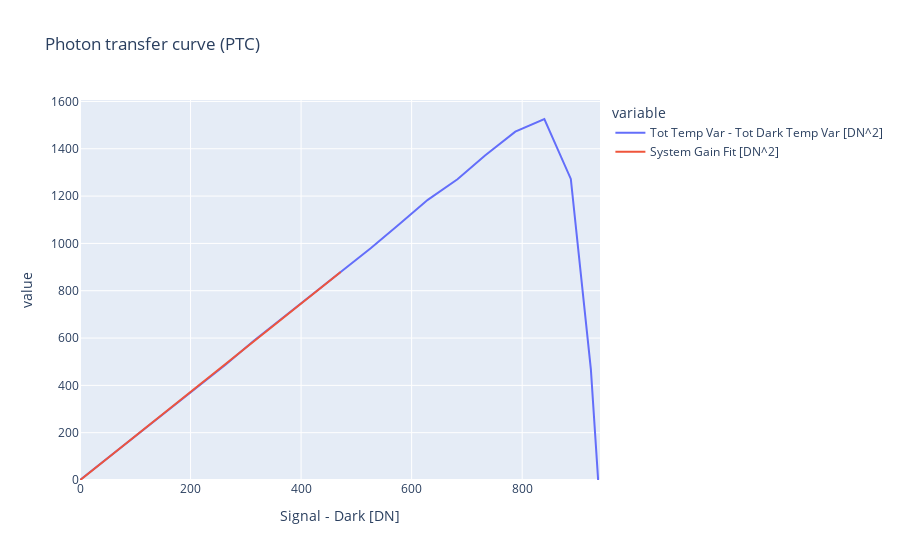

This figure's notebook cell:
### Markdown cell above
plot PTC

### Code cell
fig = px.line(data, x='Signal - Dark [DN]', y=['Tot Temp Var - Tot Dark Temp Var [DN^2]','System Gain Fit [DN^2]'], 
              title='Photon transfer curve (PTC)')
fig.update_xaxes(rangemode="nonnegative")
fig.update_yaxes(rangemode="nonnegative")
fig.show()

### Figure 1 — Plotly figure (JSON) as saved in the notebook; plotly's stock layout.template omitted (floating-point values rounded to 4 significant figures)
{"data": [{"hovertemplate": "variable=Tot Temp Var - Tot Dark Temp Var [DN^2]<br>Signal - Dark [DN]=%{x}<br>value=%{y}<extra></extra>", "legendgroup": "Tot Temp Var - Tot Dark Temp Var [DN^2]", "line": {"color": "#636efa", "dash": "solid"}, "marker": {"symbol": "circle"}, "mode": "lines", "name": "Tot Temp Var - Tot Dark Temp Var [DN^2]", "orientation": "v", "showlegend": true, "type": "scatter", "x": [0, 263.2, 263.2, 315.1, 315.1, 366.4, 366.4, 419.9, 419.9, 471.6, 471.6, 525.9, 525.9, 577.0, 577.0, 629.2, 629.2, 682.9, 682.9, 732.8, 732.8, 787.6, 787.6, 840.1, 840.1, 888.0, 888.0, 924.3, 924.3, 938.1, 938.1, 940.6, 940.6, 940.8, 940.8, 940.8, 940.8, 940.8, 940.8, 940.8, 940.8, 940.8, 940.8, 940.8, 940.8, 940.8, 940.8, 940.8, 940.8, 940.8, 940.8, 940.8, 940.8, 940.8, 940.8, 940.8, 940.8, 940.8, 940.8, 940.8, 940.8, 940.8, 940.8, 940.8, 940.8, 940.8, 940.8, 940.8, 940.8, 940.8, 940.8], "xaxis": "x", "y": [0, 486.7, 486.7, 589.7, 589.7, 684.2, 684.2, 781.1, 781.1, 878.9, 878.9, 979.8, 979.8, 1080.0, 1080.0, 1184.0, 1184.0, 1271.0, 1271.0, 1371.0, 1371.0, 1473.0, 1473.0, 1526.0, 1526.0, 1273.0, 1273.0, 467.5, 467.5, -24.54, -24.54, -113.2, -113.2, -119.0, -119.0, -119.1, -119.1, -119.1, -119.1, -119.1, -119.1, -119.1, -119.1, -119.1, -119.1, -119.1, -119.1, -119.1, -119.1, -119.1, -119.1, -119.1, -119.1, -119.1, -119.1, -119.1, -119.1, -119.1, -119.1, -119.1, -119.1, -119.1, -119.1, -119.1, -119.1, -119.1, -119.1, -119.1, -119.1, -119.1, -119.1], "yaxis": "y"}, {"hovertemplate": "variable=System Gain Fit [DN^2]<br>Signal - Dark [DN]=%{x}<br>value=%{y}<extra></extra>", "legendgroup": "System Gain Fit [DN^2]", "line": {"color": "#EF553B", "dash": "solid"}, "marker": {"symbol": "circle"}, "mode": "lines", "name": "System Gain Fit [DN^2]", "orientation": "v", "showlegend": true, "type": "scatter", "x": [0, 263.2, 263.2, 315.1, 315.1, 366.4, 366.4, 419.9, 419.9, 471.6, 471.6, 525.9, 525.9, 577.0, 577.0, 629.2, 629.2, 682.9, 682.9, 732.8, 732.8, 787.6, 787.6, 840.1, 840.1, 888.0, 888.0, 924.3, 924.3, 938.1, 938.1, 940.6, 940.6, 940.8, 940.8, 940.8, 940.8, 940.8, 940.8, 940.8, 940.8, 940.8, 940.8, 940.8, 940.8, 940.8, 940.8, 940.8, 940.8, 940.8, 940.8, 940.8, 940.8, 940.8, 940.8, 940.8, 940.8, 940.8, 940.8, 940.8, 940.8, 940.8, 940.8, 940.8, 940.8, 940.8, 940.8, 940.8, 940.8, 940.8, 940.8], "xaxis": "x", "y": [-0.8313, 490.2, 490.2, 586.9, 586.9, 682.7, 682.7, 782.4, 782.4, 878.8, 878.8, null, null, null, null, null, null, null, null, null, null, null, null, null, null, null, null, null, null, null, null, null, null, null, null, null, null, null, null, null, null, null, null, null, null, null, null, null, null, null, null, null, null, null, null, null, null, null, null, null, null, null, null, null, null, null, null, null, null, null, null], "yaxis": "y"}], "layout": {"legend": {"title": {"text": "variable"}, "tracegroupgap": 0}, "title": {"text": "Photon transfer curve (PTC)"}, "xaxis": {"anchor": "y", "domain": [0, 1], "rangemode": "nonnegative", "title": {"text": "Signal - Dark [DN]"}}, "yaxis": {"anchor": "x", "domain": [0, 1], "rangemode": "nonnegative", "title": {"text": "value"}}}}
